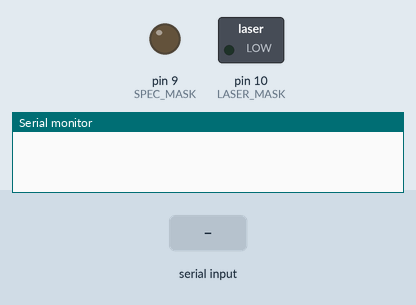
Recording of a sketch running on a simulated Arduino Uno, built with avr-gcc and run on an emulated ATmega328P. On the bench: switched loads named in the sketch (green lamp = pin HIGH), output pins drawn as LEDs (lit = HIGH), the last lines printed to the serial monitor. The test bench sets the inputs (shaded band).

Above: at 1.2 s.
1.3 s: "S" received over Serial
At 1.37 s:
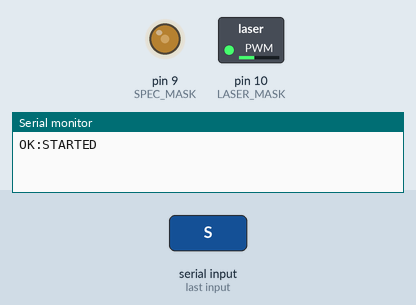
4.3 s: "X" received over Serial
5.8 s: "Q" received over Serial
7.3 s: "S" received over Serial
10.3 s: "P" received over Serial
Timing chart, 0 to 12.8 s (numbered marks = the images above; inputs shaded):
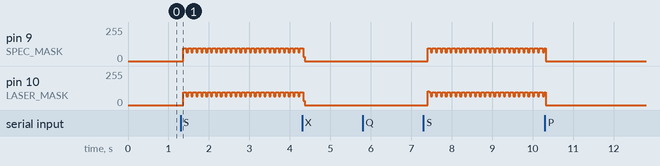

The sketch:

sketch_jan12b.ino
```cpp
/*
 * Dual Channel Hardware-Timed Trigger Generator
 * ---------------------------------------------
 * Arduino Uno (ATmega328P)
 *
 * D9  (PB1) : Spectrometer trigger
 * D10 (PB2) : Laser trigger
 *
 * Features:
 * - True rising-edge offset (signed)
 * - Independent duty cycles
 * - Stable period
 * - Hardware-timed edges
 * - Serial control preserved
 */

#include <avr/io.h>
#include <avr/interrupt.h>

// ============================================================================
// CONFIGURATION STRUCT (SERIAL PROTOCOL UNCHANGED)
// ============================================================================

struct {
  uint32_t cycles;        // 0 = continuous
  uint16_t frequency;     // Hz
  uint8_t duty_spec;      // %
  uint8_t duty_laser;     // %
  int16_t offset_us;      // signed (laser - spec)
} config = {0, 100, 50, 50, 0};

// ============================================================================
// INTERNAL STATE
// ============================================================================

volatile uint32_t cycle_count = 0;
volatile bool running = false;

uint16_t period_ticks;

// Spectrometer timing
uint16_t spec_on;
uint16_t spec_off;

// Laser timing
uint16_t laser_on;
uint16_t laser_off;

// Pin masks
#define SPEC_MASK  _BV(PB1)
#define LASER_MASK _BV(PB2)

// ============================================================================
// SERIAL HELPERS
// ============================================================================

uint32_t readUint32() {
  uint32_t v = Serial.read();
  v |= (uint32_t)Serial.read() << 8;
  v |= (uint32_t)Serial.read() << 16;
  v |= (uint32_t)Serial.read() << 24;
  return v;
}

uint16_t readUint16() {
  uint16_t v = Serial.read();
  v |= (uint16_t)Serial.read() << 8;
  return v;
}

bool readParameters() {
  uint32_t start = millis();
  while (Serial.available() < 10) {
    if (millis() - start > 5000) {
      Serial.println(F("ERR:TIMEOUT"));
      return false;
    }
  }

  config.cycles     = readUint32();
  config.frequency  = readUint16();
  config.duty_spec  = Serial.read();
  config.duty_laser = Serial.read();
  config.offset_us  = (int16_t)readUint16();

  if (config.frequency < 1 || config.frequency > 1000 ||
      config.duty_spec > 100 || config.duty_laser > 100) {
    Serial.println(F("ERR:PARAM_RANGE"));
    return false;
  }

  return true;
}

// ============================================================================
// TIMING COMPUTATION (HARDWARE-CORRECT)
// ============================================================================
bool validateTiming() {

  if (spec_off > period_ticks) return false;
  if (laser_off > period_ticks) return false;

  // Prevent zero-width pulses
  if (spec_on == spec_off) return false;
  if (laser_on == laser_off) return false;

  return true;
}

void computeTiming() {

  period_ticks = (16000000UL / 8) / config.frequency;

  uint16_t spec_width  = (uint32_t)period_ticks * config.duty_spec  / 100;
  uint16_t laser_width = (uint32_t)period_ticks * config.duty_laser / 100;

  int32_t offset_ticks = (int32_t)config.offset_us * 2; // 0.5 µs per tick

  // Reference: spectrometer rising edge at t = 0
  int32_t s_on = 0;
  int32_t s_off = spec_width;

  int32_t l_on = offset_ticks;
  int32_t l_off = offset_ticks + laser_width;

  // Normalize negative times
  int32_t min_t = min(s_on, min(s_off, min(l_on, l_off)));
  if (min_t < 0) {
    s_on  -= min_t;
    s_off -= min_t;
    l_on  -= min_t;
    l_off -= min_t;
  }

  spec_on   = s_on;
  spec_off  = s_off;
  laser_on  = l_on;
  laser_off = l_off;
}

// ============================================================================
// START / STOP
// ============================================================================

void startGenerator() {

  stopGenerator();
  computeTiming();
  if (!validateTiming()) {
    Serial.println(F("ERR:INVALID_TIMING"));
    return;
  }

  DDRB  |= SPEC_MASK | LASER_MASK;
  PORTB &= ~(SPEC_MASK | LASER_MASK);

  cycle_count = 0;
  running = true;

  // Timer1 CTC
  TCCR1A = 0;
  TCCR1B = _BV(WGM12) | _BV(CS11); // prescaler 8
  TCNT1  = 0;

  OCR1A = spec_on;
  OCR1B = laser_on;

  TIMSK1 = _BV(OCIE1A) | _BV(OCIE1B);
}

void stopGenerator() {
  TIMSK1 = 0;
  TCCR1B = 0;
  PORTB &= ~(SPEC_MASK | LASER_MASK);
  running = false;
}

// ============================================================================
// COMPARE INTERRUPTS (HARDWARE TIMED EDGES)
// ============================================================================

ISR(TIMER1_COMPA_vect) {
  static bool spec_high = false;

  if (!spec_high) {
    PORTB |= SPEC_MASK;
    OCR1A = spec_off;
    spec_high = true;
  } else {
    PORTB &= ~SPEC_MASK;
    OCR1A = spec_on + period_ticks; // next cycle
    spec_high = false;
  }
}


ISR(TIMER1_COMPB_vect) {
  static bool laser_high = false;

  if (!laser_high) {
    // Rising edge
    PORTB |= LASER_MASK;
    OCR1B = laser_off;          // schedule falling edge
    laser_high = true;
  } else {
    // Falling edge
    PORTB &= ~LASER_MASK;
    OCR1B = laser_on + period_ticks;  // re-arm next rising edge
    laser_high = false;
  }
}


// Period end (overflow not used; manual reset)
ISR(TIMER1_OVF_vect) {
  TCNT1 = 0;
  cycle_count++;

  if (config.cycles && cycle_count >= config.cycles) {
    stopGenerator();
  }
}

// ============================================================================
// STATUS
// ============================================================================

void printStatus() {
  Serial.print(F("STATUS,"));
  Serial.print(running ? 1 : 0);
  Serial.print(',');
  Serial.print(cycle_count);
  Serial.print(',');
  Serial.print(config.frequency);
  Serial.print(',');
  Serial.print(config.duty_spec);
  Serial.print(',');
  Serial.print(config.duty_laser);
  Serial.print(',');
  Serial.println(config.offset_us);
}

// ============================================================================
// MAIN
// ============================================================================

void setup() {
  Serial.begin(115200);
  sei();
}

void loop() {

  if (!Serial.available()) return;

  char cmd = Serial.read();

  switch (cmd) {

    case 'S':
      startGenerator();
      Serial.println(F("OK:STARTED"));
      break;

    case 'X':
      stopGenerator();
      Serial.print(F("OK:STOPPED:"));
      Serial.println(cycle_count);
      break;

    case 'Q':
      printStatus();
      break;

    case 'P':
      stopGenerator();
      if (readParameters()) {
        computeTiming();
        Serial.println(F("OK:PARAMS_SET"));
      }
      break;
  }

  delay(5);
  while (Serial.available()) Serial.read();
}
```
